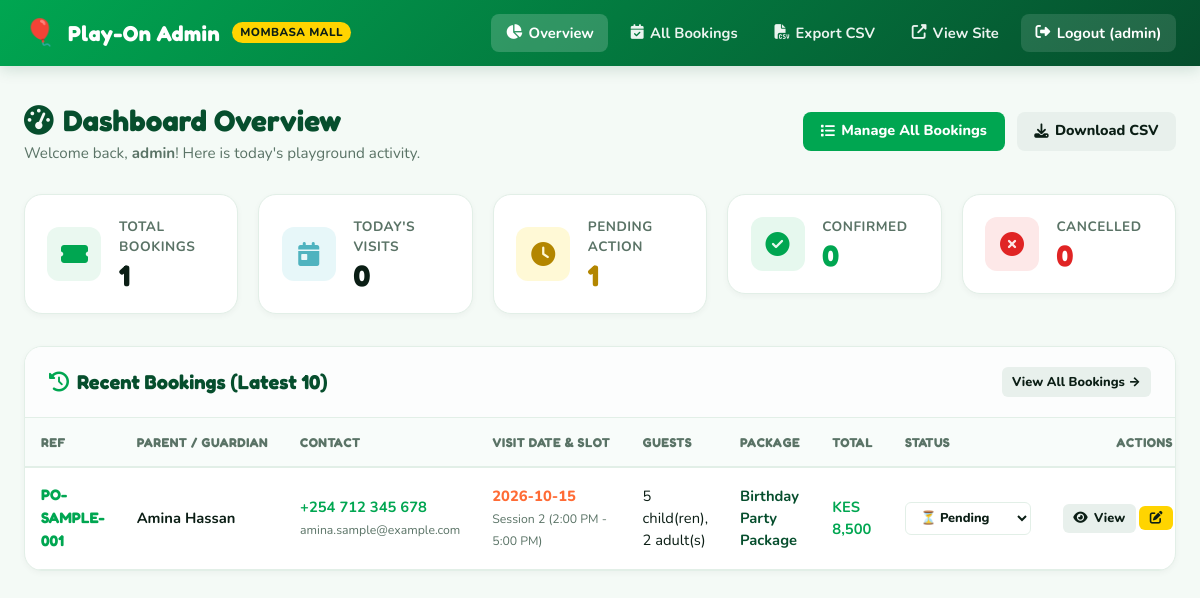
The page /admin/index.php (signed in) on the database its author committed.
### tables this page shows
CREATE TABLE IF NOT EXISTS `bookings` (
  `id` INT UNSIGNED NOT NULL AUTO_INCREMENT,
  `booking_ref` VARCHAR(30) NOT NULL,
  `full_name` VARCHAR(150) NOT NULL,
  `phone` VARCHAR(35) NOT NULL,
  `email` VARCHAR(150) NOT NULL,
  `booking_type` VARCHAR(50) NOT NULL DEFAULT 'session',
  `booking_type_label` VARCHAR(100) NOT NULL DEFAULT 'Standard Session Pass',
  `booking_date` DATE NOT NULL,
  `session_time` VARCHAR(100) NOT NULL,
  `children_count` INT UNSIGNED NOT NULL DEFAULT 1,
  `adults_count` INT UNSIGNED NOT NULL DEFAULT 0,
  `estimated_total` VARCHAR(50) NOT NULL DEFAULT 'KES 1,000',
  `notes` TEXT NULL DEFAULT NULL,
  `status` ENUM('pending', 'confirmed', 'cancelled') NOT NULL DEFAULT 'pending',
  `admin_notes` TEXT NULL DEFAULT NULL,
  `ip_address` VARCHAR(45) NULL DEFAULT NULL,
  `user_agent` VARCHAR(255) NULL DEFAULT NULL,
  `created_at` DATETIME NOT NULL DEFAULT CURRENT_TIMESTAMP,
  `updated_at` DATETIME NOT NULL DEFAULT CURRENT_TIMESTAMP ON UPDATE CURRENT_TIMESTAMP,
  PRIMARY KEY (`id`),
  UNIQUE KEY `idx_booking_ref` (`booking_ref`),
  KEY `idx_booking_status` (`status`),
  KEY `idx_booking_date` (`booking_date`),
  KEY `idx_created_at` (`created_at`),
  KEY `idx_booking_email` (`email`),
  KEY `idx_booking_phone` (`phone`)
);

### config/db.php (called while the page is built, shortened)
<?php
function env(string $key, mixed $default = null): mixed {
    if (array_key_exists($key, $_ENV)) {
        return $_ENV[$key];
    }
    $val = getenv($key);
    return $val !== false ? $val : $default;
}

### admin/auth.php (called while the page is built, shortened)
<?php
require_once __DIR__ . '/../config/db.php';
function getCurrentAdmin(): array {
    return [
        'id'       => $_SESSION['admin_id'] ?? 0,
        'username' => $_SESSION['admin_username'] ?? 'Admin',
        'email'    => $_SESSION['admin_email'] ?? '',
        'role'     => $_SESSION['admin_role'] ?? 'admin'
    ];
}

### admin/index.php (the view, shortened to what this page needs)
<?php
require_once __DIR__ . '/auth.php';
$admin = getCurrentAdmin();
$pdo   = getDbConnection();
$today = date('Y-m-d');
$statTotal = (int)$pdo->query("SELECT COUNT(*) FROM `bookings`")->fetchColumn();
$statToday = (int)$pdo->query("SELECT COUNT(*) FROM `bookings` WHERE `booking_date` = '{$today}'")->fetchColumn();
$statPending = (int)$pdo->query("SELECT COUNT(*) FROM `bookings` WHERE `status` = 'pending'")->fetchColumn();
$statConfirmed = (int)$pdo->query("SELECT COUNT(*) FROM `bookings` WHERE `status` = 'confirmed'")->fetchColumn();
$statCancelled = (int)$pdo->query("SELECT COUNT(*) FROM `bookings` WHERE `status` = 'cancelled'")->fetchColumn();
$recentStmt = $pdo->query("SELECT * FROM `bookings` ORDER BY `id` DESC LIMIT 10");
$recentBookings = $recentStmt->fetchAll();
?>
<!DOCTYPE html>
<html lang="en">
<head>
  <link rel="stylesheet" href="https://cdnjs.cloudflare.com/ajax/libs/font-awesome/6.5.1/css/all.min.css">
  <link rel="stylesheet" href="css/admin.css">
</head>
<body>
  <header class="admin-navbar">
    <div class="nav-container">
      <a href="index.php" class="nav-brand">
        <span style="font-size:1.6rem;">🎈</span>
        <span class="nav-brand-title">Play-On Admin</span>
        <span class="nav-brand-badge">Mombasa Mall</span>
      </a>
      <ul class="nav-menu">
        <li class="nav-item"><a href="index.php" class="active"><i class="fas fa-chart-pie"></i> Overview</a></li>
        <li class="nav-item"><a href="bookings.php"><i class="fas fa-calendar-check"></i> All Bookings</a></li>
        <li class="nav-item"><a href="export_csv.php"><i class="fas fa-file-csv"></i> Export CSV</a></li>
        <li class="nav-item"><a href="<?= htmlspecialchars(env('FRONTEND_URL', 'https://shimix-del.github.io/playon')) ?>" target="_blank"><i class="fas fa-external-link-alt"></i> View Site</a></li>
        <li class="nav-item logout"><a href="logout.php"><i class="fas fa-sign-out-alt"></i> Logout (<?= htmlspecialchars($admin['username']) ?>)</a></li>
      </ul>
    </div>
  </header>
  <main class="admin-main">
    <div class="page-header">
      <div>
        <h1 class="page-title"><i class="fas fa-tachometer-alt"></i> Dashboard Overview</h1>
        <p style="color:var(--text-muted); font-size:0.95rem;">Welcome back, <strong><?= htmlspecialchars($admin['username']) ?></strong>! Here is today's playground activity.</p>
      </div>
      <div class="page-actions">
        <a href="bookings.php" class="btn btn-primary"><i class="fas fa-list"></i> Manage All Bookings</a>
        <a href="export_csv.php" class="btn btn-secondary"><i class="fas fa-download"></i> Download CSV</a>
      </div>
    </div>
    <div class="stats-grid">
      <a href="bookings.php" style="text-decoration:none; color:inherit;">
        <div class="stat-card">
          <div class="stat-icon total"><i class="fas fa-ticket-alt"></i></div>
          <div class="stat-info">
            <h4>Total Bookings</h4>
            <div class="stat-number"><?= number_format($statTotal) ?></div>
          </div>
        </div>
      </a>
      <a href="bookings.php?date_from=<?= $today ?>&date_to=<?= $today ?>" style="text-decoration:none; color:inherit;">
        <div class="stat-card">
          <div class="stat-icon today"><i class="fas fa-calendar-day"></i></div>
          <div class="stat-info">
            <h4>Today's Visits</h4>
            <div class="stat-number"><?= number_format($statToday) ?></div>
          </div>
        </div>
      </a>
      <a href="bookings.php?status=pending" style="text-decoration:none; color:inherit;">
        <div class="stat-card">
          <div class="stat-icon pending"><i class="fas fa-clock"></i></div>
          <div class="stat-info">
            <h4>Pending Action</h4>
            <div class="stat-number" style="color:#B38600;"><?= number_format($statPending) ?></div>
          </div>
        </div>
      </a>
      <a href="bookings.php?status=confirmed" style="text-decoration:none; color:inherit;">
        <div class="stat-card">
          <div class="stat-icon confirmed"><i class="fas fa-check-circle"></i></div>
          <div class="stat-info">
            <h4>Confirmed</h4>
            <div class="stat-number" style="color:var(--brand-green);"><?= number_format($statConfirmed) ?></div>
          </div>
        </div>
      </a>
      <a href="bookings.php?status=cancelled" style="text-decoration:none; color:inherit;">
        <div class="stat-card">
          <div class="stat-icon cancelled"><i class="fas fa-times-circle"></i></div>
          <div class="stat-info">
            <h4>Cancelled</h4>
            <div class="stat-number" style="color:#E02424;"><?= number_format($statCancelled) ?></div>
          </div>
        </div>
      </a>
    </div>
    <div class="card">
      <div class="card-header">
        <h2 class="card-title"><i class="fas fa-history" style="color:var(--brand-green);"></i> Recent Bookings (Latest 10)</h2>
        <a href="bookings.php" class="btn btn-sm btn-secondary">View All Bookings &rarr;</a>
      </div>
      <div class="card-body" style="padding:0;">
        <?php if (empty($recentBookings)): ?>
          <div style="padding:3rem; text-align:center; color:var(--text-muted);">
            <i class="fas fa-inbox" style="font-size:3rem; margin-bottom:1rem; opacity:0.4;"></i>
            <p style="font-size:1.1rem; font-weight:700;">No bookings recorded yet.</p>
            <p>New reservations from the website form will appear here automatically.</p>
          </div>
        <?php else: ?>
          <div class="table-responsive">
            <table class="data-table">
              <thead>
                <tr>
                  <th>Ref</th>
                  <th>Parent / Guardian</th>
                  <th>Contact</th>
                  <th>Visit Date & Slot</th>
                  <th>Guests</th>
                  <th>Package</th>
                  <th>Total</th>
                  <th>Status</th>
                  <th style="text-align:right;">Actions</th>
                </tr>
              </thead>
              <tbody>
                <?php foreach ($recentBookings as $b): ?>
                  <tr>
                    <td>
                      <strong style="color:var(--brand-green); font-family:var(--font-heading); font-size:0.95rem;">
                        <?= htmlspecialchars($b['booking_ref']) ?>
                      </strong>
                    </td>
                    <td>
                      <strong><?= htmlspecialchars($b['full_name']) ?></strong>
                    </td>
                    <td>
                      <div><a href="tel:<?= htmlspecialchars($b['phone']) ?>" style="font-weight:700;"><?= htmlspecialchars($b['phone']) ?></a></div>
                      <small style="color:var(--text-muted);"><?= htmlspecialchars($b['email']) ?></small>
                    </td>
                    <td>
                      <div style="font-weight:800; color:var(--brand-orange);"><?= htmlspecialchars($b['booking_date']) ?></div>
                      <small style="color:var(--text-muted);"><?= htmlspecialchars($b['session_time']) ?></small>
                    </td>
                    <td>
                      <?= (int)$b['children_count'] ?> child(ren), <?= (int)$b['adults_count'] ?> adult(s)
                    </td>
                    <td>
                      <span style="font-weight:700; color:var(--brand-green-deep);">
                        <?= htmlspecialchars($b['booking_type_label'] ?? $b['booking_type']) ?>
                      </span>
                    </td>
                    <td>
                      <strong style="color:var(--brand-green);"><?= htmlspecialchars($b['estimated_total']) ?></strong>
                    </td>
                    <td>
                      <form method="POST" action="booking_action.php" style="display:inline-block;">
                        <select name="status" class="form-control btn-sm quick-status-select" data-current="<?= htmlspecialchars($b['status']) ?>" style="font-weight:800; cursor:pointer;">
                          <option value="pending" <?= $b['status'] === 'pending' ? 'selected' : '' ?>>⏳ Pending</option>
                        </select>
                      </form>
                    </td>
                    <td style="text-align:right; white-space:nowrap;">
                      <button type="button" class="btn btn-sm btn-secondary" onclick='viewBookingDetails(<?= json_encode($b, JSON_HEX_TAG | JSON_HEX_APOS | JSON_HEX_QUOT | JSON_HEX_AMP) ?>)' title="View Details">
                        <i class="fas fa-eye"></i> View
                      </button>
                      <button type="button" class="btn btn-sm btn-yellow" onclick='editBooking(<?= json_encode($b, JSON_HEX_TAG | JSON_HEX_APOS | JSON_HEX_QUOT | JSON_HEX_AMP) ?>)' title="Edit Booking">
                        <i class="fas fa-edit"></i>
                      </button>
                    </td>
                  </tr>
                <?php endforeach; ?>
              </tbody>
            </table>
          </div>
        <?php endif; ?>
      </div>
    </div>
  </main>
</body>
</html>

### rows shown on the page
bookings: booking_ref "PO-SAMPLE-001", full_name "Amina Hassan", phone "+254 712 345 678", email "amina.sample@example.com", booking_date "2026-10-15", session_time "Session 2 (2:00 PM - 5:00 PM)", children_count "5", adults_count "2", booking_type_label "Birthday Party Package", estimated_total "KES 8,500", status "⏳ Pending"

### other values the page prints
$admin['username'] "admin"
$statTotal "1"
$statToday "0"
$statPending "1"
$statConfirmed "0"
$statCancelled "0"
